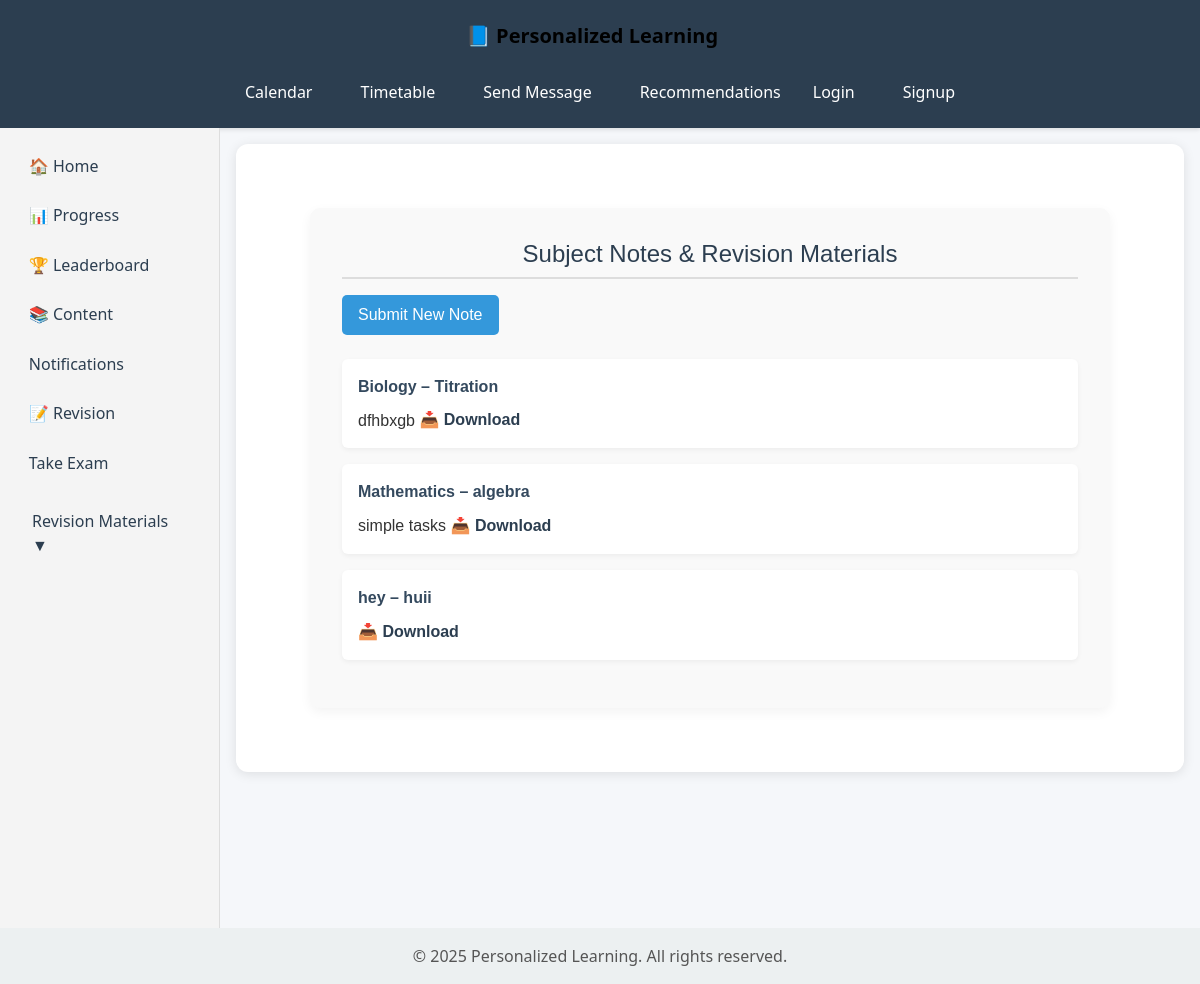
Screenshot of /ai-engine/subject-notes/ with the database file from the repository.
### ai_engine/models.py (models this page shows, shortened)
class SubjectNote(models.Model):
    subject = models.CharField(max_length=100)
    topic = models.CharField(max_length=255)
    file = models.FileField(upload_to='subject_notes/')
    description = models.TextField(blank=True)
    uploaded_by = models.ForeignKey(User, on_delete=models.SET_NULL, null=True)

### ai_engine/views.py (the view)
# urls.py: path('subject-notes/', views.subject_notes, name='subject_notes'),
def subject_notes(request):
    notes = SubjectNote.objects.all().order_by('subject', 'topic')
    return render(request,'ai_engine/subject_notes.html', {'notes': notes})

### ai_engine/templates/ai_engine/subject_notes.html (shortened to what this page needs)
{% extends 'content/base.html' %}
{% block content %}
<div class="notes-container">
  <h2>Subject Notes & Revision Materials</h2>
  <a href="{% url 'submit_note' %}" class="submit-link">Submit New Note</a>
  <ul class="notes-list">
    {% for note in notes %}
      <li>
        <strong>{{ note.subject }} – {{ note.topic }}</strong>
        {% if note.description %}
          <span>{{ note.description }}</span>
        {% endif %}
        <a href="{{ note.file.url }}">📥 Download</a>
      </li>
    {% endfor %}
  </ul>
</div>
{% endblock %}

### content/templates/content/base.html (style rules this page uses)
body { margin: 0; font-family: 'Segoe UI', Tahoma, Geneva, Verdana, sans-serif; background-color: #f5f7fa; color: #333; display: flex; flex-direction: column; min-height: 100vh; }

### ai_engine/templates/ai_engine/subject_notes.html (style rules this page uses)
.notes-container { max-width: 800px; margin: 2rem auto; padding: 2rem; background-color: #f9f9f9; border-radius: 10px; font-family: Arial, sans-serif; box-shadow: 0 4px 12px rgba(0, 0, 0, 0.05); }
.notes-container h2 { font-size: 24px; color: #2c3e50; margin-bottom: 1rem; text-align: center; border-bottom: 2px solid #ddd; padding-bottom: 0.5rem; }
.notes-container a.submit-link { display: inline-block; margin-bottom: 1.5rem; padding: 0.5rem 1rem; background-color: #3498db; color: white; text-decoration: none; border-radius: 5px; transition: background-color 0.3s; }
.notes-list { list-style-type: none; padding-left: 0; }
.notes-list li { background-color: white; margin-bottom: 1rem; padding: 1rem; border-radius: 6px; box-shadow: 0 2px 5px rgba(0,0,0,0.05); }
.notes-list strong { display: block; color: #34495e; font-size: 16px; margin-bottom: 0.3rem; }
.notes-list a { display: inline-block; margin-top: 0.3rem; text-decoration: none; color: #2c3e50; font-weight: bold; }

### rows the page displays
SubjectNote: subject "Biology", topic "Titration", description "dfhbxgb"
SubjectNote: subject "Mathematics", topic "algebra", description "simple tasks"
SubjectNote: subject "hey", topic "huii"
